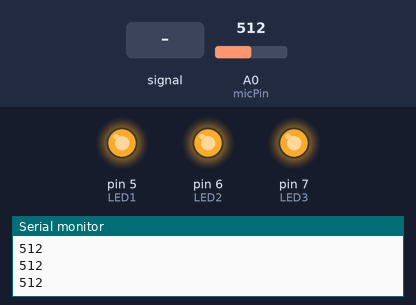
Recording of a sketch running on a simulated Arduino Uno, built with avr-gcc and run on an emulated ATmega328P. Shown: output pins drawn as LEDs (lit = HIGH), the last lines printed to the serial monitor. The test bench sets the inputs (shaded band); at power-on: A0 (micPin) = 512.

Above: at 2.8 s.
2.9 s: A0 (micPin) fed a 200 Hz sine of ±255 counts around its level
At 2.97 s:
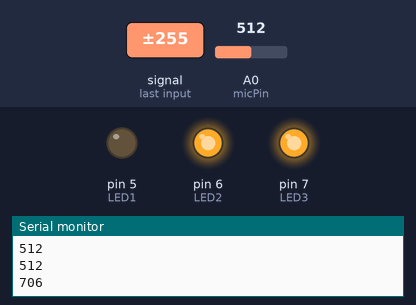
At 3.5 s:
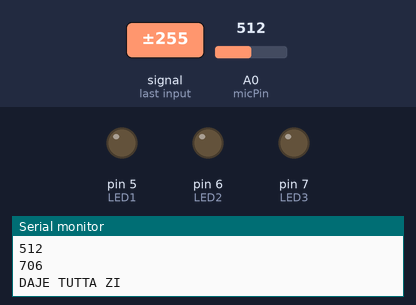
Timing chart, 0 to 5.9 s (numbered marks = the images above; inputs shaded):
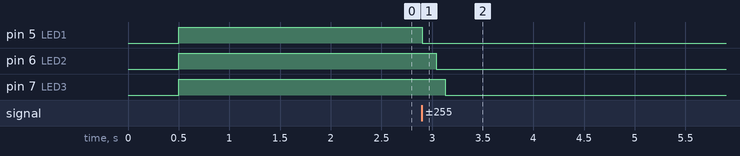

The sketch:

DIYODE_007_Clap_Switch.ino
```cpp
int micPin = A0;                             // analog pin to sample level from amp

int LED1 = 5;                               // indicates 1st clap
int LED2 = 6;                               // indicates 2nd clap
int LED3 = 7;                               // indicates 3rd clap


int threshold;
int level;
unsigned long prevmillis, currentmillis;    // used to call AveBGSoundLevel() once per minute

int clapcount;                              // a var to keep count of claps in ...
int dctimeout = 2;                          // ... a given timeframe. 1 second

/****************************************/

void setup()
{

  pinMode(micPin, INPUT);

  Serial.begin(115200);                     // open serial port at a fast rate so to make minimal interfere with timing

  //Serial.println("Running... ");
  delay(500);                               // let things settle down

  pinMode(LED1, OUTPUT);                    // We use 3 LEDs to show 1 clap, 2 claps, 3 claps detected
  pinMode(LED2, OUTPUT);
  pinMode(LED3, OUTPUT);


  digitalWrite(LED1, HIGH);
  digitalWrite(LED2, HIGH);
  digitalWrite(LED3, HIGH);


  FindAveBGLevel();

  prevmillis = millis();                    // get a time ref

}  // End of setup()

/****************************************/

void loop()
{
  int i;

  level = analogRead(micPin);
  Serial.println(level);

  if (level > threshold)
    {
    clapcount = 1;
    digitalWrite(LED1, LOW);


    delay(100);                              // delay to let echo's go away and set min time between double/triple claps

    for (i = 0; i < 1000 * dctimeout; i++)  // make a number of attempts to detect another clap
      {
      level = analogRead(micPin);

      if (level > threshold)                // we have a sample above the threshold
        {
        clapcount += 1;
        delay(40);

        if (clapcount == 2)
          {
          digitalWrite(LED2, LOW);
          delay(40);
          }

        if (clapcount == 3)
          {
          Serial.println("DAJE TUTTA ZI");
          digitalWrite(LED3, LOW);
          delay(40);
          }
      }
      delay(2);                             // set to X millisecs between samples
    }

    clapcount = 0;
    digitalWrite(LED1, HIGH);
    digitalWrite(LED2, HIGH);
    digitalWrite(LED3, HIGH);

    }
  else
    {
    delay(1);                               // short delay between samples, unless a loud sample is detected above
    }

  // determine if has been 1 minute since last recalibration of background noise
  currentmillis = millis();
  if (currentmillis > prevmillis + 60000)
    {
    prevmillis = currentmillis;            // keep prev time
    FindAveBGLevel();                      // recalibrate sound level
    }

}


void FindAveBGLevel()
{
  int i;
  unsigned long sum = 0;

  Serial.print("...calculating background sound level...  ");

  for (i = 0; i < 1000; i++)               // take 1000 samples in 1 sec
    {
    sum += analogRead(micPin);             // an analogRead() takes 100us but timing is not critical at this point
    delay(1);
    }

  threshold = int((sum/1000) * 1.35);      // determine average of the samples then add a fudge factor

  //mySPL("threshold set at ", threshold);

} // End of FindAveBGLevel()

/****************************************/


void mySPL(String p1, unsigned long p2)
{

  Serial.print(p1);
  Serial.println(p2);

}

/****************************************/
```

Measured:
- after the input at 2.9 s, pin 5 (LED1): HIGH → LOW at once; pin 6 (LED2): HIGH → LOW after 0.14 s; pin 7 (LED3): HIGH → LOW after 0.23 s
